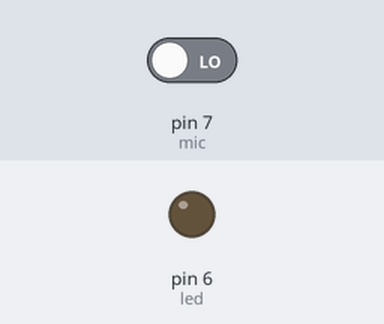
A sketch run on a simulated Arduino Uno, built with avr-gcc and run on an emulated ATmega328P. On the bench: output pins drawn as LEDs (lit = HIGH). Dashed ring = blinking. The inputs (shaded band) are chosen by the test bench; at power-on: pin 7 (mic) LOW. What the sketch prints to the serial monitor is not drawn.

Above: at 1.2 s.
1.3 s: pin 7 (mic) driven HIGH
At 1.6 s:
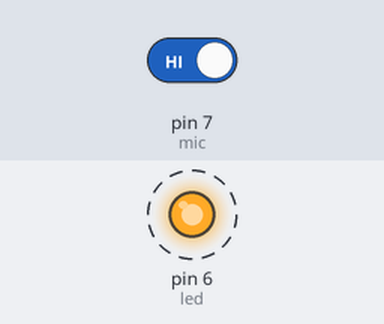
4.3 s: pin 7 (mic) driven LOW
At 5.4 s:
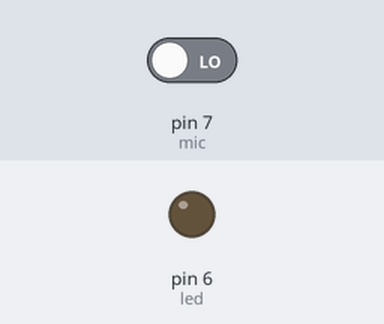
Timing chart, 0 to 7.3 s (numbered marks = the images above; inputs shaded):
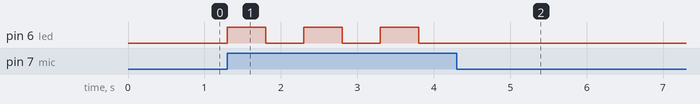

Measured:
- after the input at 1.3 s, pin 6 (led): alternates HIGH for 0.50 s and LOW for 0.50 s, starting at once
- after the input at 4.3 s, pin 6 (led): stops changing and stays LOW

The sketch:

Microfono.ino
```cpp
int mic = 7;
int led = 6;
int valor;
int estado;
int micAnalog=A0;

void setup() {
  pinMode(mic, INPUT);
  pinMode(led, OUTPUT);
  Serial.begin(9600);
  pinMode(micAnalog,INPUT);
}

void loop() {
  Serial.println(valor);
  Serial.println(micAnalog);
  valor = digitalRead(mic);
  if(valor==HIGH){
    estado=digitalRead(led);
    digitalWrite(led,!estado);
    delay(500);
  }
}
```
